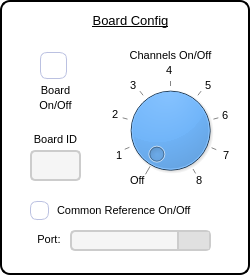
       <widget class="QGroupBox" name="groupBox_2">
        <property name="sizePolicy">
         <sizepolicy hsizetype="Expanding" vsizetype="Expanding">
          <horstretch>0</horstretch>
          <verstretch>0</verstretch>
         </sizepolicy>
        </property>
        <property name="minimumSize">
         <size>
          <width>250</width>
          <height>275</height>
         </size>
        </property>
        <property name="maximumSize">
         <size>
          <width>100</width>
          <height>350</height>
         </size>
        </property>
        <property name="styleSheet">
         <string notr="true">QGroupBox {
    border: 2px solid black; /* Black outline */
    border-radius: 10px; /* Rounded corners */
    background-color: white; /* No background */
    padding: 0px; /* No extra padding */
}</string>
        </property>
        <property name="title">
         <string/>
        </property>
        <widget class="QLabel" name="label_2">
         <property name="geometry">
          <rect>
           <x>60</x>
           <y>0</y>
           <width>141</width>
           <height>41</height>
          </rect>
         </property>
         <property name="styleSheet">
          <string notr="true">QLabel {
    font-family: &quot;Montserrat ExtraBold&quot;, sans-serif; /* Use Montserrat ExtraBold */
    font-size: 14px; /* Adjust size as needed */
    color: black; /* Text color */
    text-decoration: underline; /* Underline text */
}
</string>
         </property>
         <property name="text">
          <string>&lt;html&gt;&lt;head/&gt;&lt;body&gt;&lt;p align=&quot;center&quot;&gt;&lt;span style=&quot; font-size:10pt;&quot;&gt;Board Config&lt;/span&gt;&lt;/p&gt;&lt;/body&gt;&lt;/html&gt;</string>
         </property>
        </widget>
        <widget class="QDial" name="ChannelDial">
         <property name="geometry">
          <rect>
           <x>120</x>
           <y>80</y>
           <width>101</width>
           <height>101</height>
          </rect>
         </property>
         <property name="styleSheet">
          <string notr="true">/* === QDial Overall Styling === */
QDial {
    background-color: #49A0F9; /* Dial background color */
  
}
</string>
         </property>
         <property name="maximum">
          <number>8</number>
         </property>
         <property name="tracking">
          <bool>true</bool>
         </property>
         <property name="wrapping">
          <bool>false</bool>
         </property>
         <property name="notchesVisible">
          <bool>true</bool>
         </property>
        </widget>
        <widget class="QCheckBox" name="CommonReferenceOnOff">
         <property name="geometry">
          <rect>
           <x>30</x>
           <y>200</y>
           <width>191</width>
           <height>21</height>
          </rect>
         </property>
         <property name="styleSheet">
          <string notr="true">/* General checkbox styling */
QCheckBox {
    font-family: &quot;Montserrat SemiBold&quot;, sans-serif;
    font-size: 11px;
    color: black;
    spacing: 8px; /* Space between switch and label */
}

/* Default (Unchecked) Checkbox */
QCheckBox::indicator {
    width: 17px;
    height: 17px;
    border: 1px solid #BBC1E1; /* Default border */
    border-radius: 7px;
    background: white;
    transition: background 0.3s, border-color 0.3s, box-shadow 0.2s;
}

QCheckBox::indicator:pressed {
    background-color: #275EFE;
    height:13px;
	width:13px;
	padding-left: 2px;
	padding-right: 2px;
	
    }

/* Hover effect */
QCheckBox::indicator:hover {
    border: 1px solid #275EFE; /* Hover border color */
}

/* Checked state */
QCheckBox::indicator:checked {
    background: #0047B2;
    border: 1px solid #0047B2;
    image: url(&quot;resources/checkmark.png&quot;); /* Relative path */
}


/* Disabled state */
QCheckBox:disabled {
    color: #A0A0A0;
}

/* Disabled checkbox */
QCheckBox::indicator:disabled {
    background: #F6F8FF;
    border: 1px solid #E1E6F9;
}


QCheckBox::indicator:disabled:checked {
    background: #E1E6F9;
}
</string>
         </property>
         <property name="text">
          <string>Common Reference On/Off</string>
         </property>
        </widget>
        <widget class="QLabel" name="label_17">
         <property name="geometry">
          <rect>
           <x>130</x>
           <y>170</y>
           <width>20</width>
           <height>21</height>
          </rect>
         </property>
         <property name="styleSheet">
          <string notr="true">QLabel {
    font-family: &quot;Montserrat SemiBold&quot;, sans-serif; /* Use Montserrat ExtraBold */
    color: black; /* Text color */
    font-size: 11px
}
</string>
         </property>
         <property name="text">
          <string>Off</string>
         </property>
        </widget>
        <widget class="QLabel" name="label_3">
         <property name="geometry">
          <rect>
           <x>120</x>
           <y>40</y>
           <width>101</width>
           <height>31</height>
          </rect>
         </property>
         <property name="styleSheet">
          <string notr="true">QLabel {
    font-family: &quot;Montserrat SemiBold&quot;, sans-serif; /* Use Montserrat ExtraBold */
    color: black; /* Text color */
    font-size: 11px
}
</string>
         </property>
         <property name="text">
          <string>&lt;html&gt;&lt;head/&gt;&lt;body&gt;&lt;p align=&quot;center&quot;&gt;Channels On/Off&lt;/p&gt;&lt;/body&gt;&lt;/html&gt;</string>
         </property>
        </widget>
        <widget class="QLabel" name="label_18">
         <property name="geometry">
          <rect>
           <x>110</x>
           <y>140</y>
           <width>21</width>
           <height>31</height>
          </rect>
         </property>
         <property name="styleSheet">
          <string notr="true">QLabel {
    font-family: &quot;Montserrat SemiBold&quot;, sans-serif; /* Use Montserrat ExtraBold */
    color: black; /* Text color */
    font-size: 11px
}
</string>
         </property>
         <property name="text">
          <string>  1</string>
         </property>
        </widget>
        <widget class="QLabel" name="label_19">
         <property name="geometry">
          <rect>
           <x>100</x>
           <y>99</y>
           <width>31</width>
           <height>31</height>
          </rect>
         </property>
         <property name="styleSheet">
          <string notr="true">QLabel {
    font-family: &quot;Montserrat SemiBold&quot;, sans-serif; /* Use Montserrat ExtraBold */
    color: black; /* Text color */
    font-size: 11px
}
</string>
         </property>
         <property name="text">
          <string>    2</string>
         </property>
        </widget>
        <widget class="QLabel" name="label_20">
         <property name="geometry">
          <rect>
           <x>130</x>
           <y>70</y>
           <width>20</width>
           <height>31</height>
          </rect>
         </property>
         <property name="styleSheet">
          <string notr="true">QLabel {
    font-family: &quot;Montserrat SemiBold&quot;, sans-serif; /* Use Montserrat ExtraBold */
    color: black; /* Text color */
    font-size: 11px
}
</string>
         </property>
         <property name="text">
          <string>3</string>
         </property>
        </widget>
        <widget class="QLabel" name="label_21">
         <property name="geometry">
          <rect>
           <x>190</x>
           <y>170</y>
           <width>31</width>
           <height>21</height>
          </rect>
         </property>
         <property name="styleSheet">
          <string notr="true">QLabel {
    font-family: &quot;Montserrat SemiBold&quot;, sans-serif; /* Use Montserrat ExtraBold */
    color: black; /* Text color */
    font-size: 11px
}
</string>
         </property>
         <property name="text">
          <string>  8</string>
         </property>
        </widget>
        <widget class="QLabel" name="label_22">
         <property name="geometry">
          <rect>
           <x>160</x>
           <y>60</y>
           <width>21</width>
           <height>21</height>
          </rect>
         </property>
         <property name="styleSheet">
          <string notr="true">QLabel {
    font-family: &quot;Montserrat SemiBold&quot;, sans-serif; /* Use Montserrat ExtraBold */
    color: black; /* Text color */
    font-size: 11px
}
</string>
         </property>
         <property name="text">
          <string>  4</string>
         </property>
        </widget>
        <widget class="QLabel" name="label_23">
         <property name="geometry">
          <rect>
           <x>190</x>
           <y>70</y>
           <width>31</width>
           <height>31</height>
          </rect>
         </property>
         <property name="styleSheet">
          <string notr="true">QLabel {
    font-family: &quot;Montserrat SemiBold&quot;, sans-serif; /* Use Montserrat ExtraBold */
    color: black; /* Text color */
    font-size: 11px
}
</string>
         </property>
         <property name="text">
          <string>     5</string>
         </property>
        </widget>
        <widget class="QLabel" name="label_24">
         <property name="geometry">
          <rect>
           <x>210</x>
           <y>100</y>
           <width>31</width>
           <height>31</height>
          </rect>
         </property>
         <property name="styleSheet">
          <string notr="true">QLabel {
    font-family: &quot;Montserrat SemiBold&quot;, sans-serif; /* Use Montserrat ExtraBold */
    color: black; /* Text color */
    font-size: 11px
}
</string>
         </property>
         <property name="text">
          <string>    6</string>
         </property>
        </widget>
        <widget class="QLabel" name="label_25">
         <property name="geometry">
          <rect>
           <x>220</x>
           <y>140</y>
           <width>21</width>
           <height>31</height>
          </rect>
         </property>
         <property name="styleSheet">
          <string notr="true">QLabel {
    font-family: &quot;Montserrat SemiBold&quot;, sans-serif; /* Use Montserrat ExtraBold */
    color: black; /* Text color */
    font-size: 11px
}
</string>
         </property>
         <property name="text">
          <string> 7</string>
         </property>
        </widget>
        <widget class="QComboBox" name="Port">
         <property name="geometry">
          <rect>
           <x>70</x>
           <y>230</y>
           <width>141</width>
           <height>21</height>
          </rect>
         </property>
         <property name="styleSheet">
          <string notr="true">/* === Modern QComboBox Styling (Based on QLineEdit) === */
QComboBox {
    font-family: 'Montserrat Medium';
    font-size: 12px;
    color: #000000; /* Dark text */
    background-color: #f5f5f5; /* Light background */
    border: 2px solid #ccc; /* Modern border */
    border-radius: 5px;
    padding: 4px;
    min-width: 120px; /* Ensure consistent size */
}

/* === Hover Effect === */
QComboBox:hover {
    background-color: #e0e0e0; /* Light grey background on hover */
    border: 2px solid #aaa; /* Darker border on hover */
}

/* === Focus Effect (When Clicked) === */
QComboBox:focus {
    border: 2px solid #0047B2; /* Blue border when active */
    background-color: #ffffff; /* White background when expanded */
}

/* === Dropdown Arrow Styling === */
QComboBox::drop-down {
    background-color: #e0e0e0;
    border-left: 2px solid #ccc;
    width: 20px;
    padding: 5px;
}

QComboBox::down-arrow {
    image: url(:/images/down_arrow.png);
    width: 12px;
    height: 12px;
}

QComboBox::down-arrow:on {
    image: url(:/images/up_arrow.png);
}

/* === Dropdown List Styling === */
QComboBox QAbstractItemView {
    background-color: white;
    border: 1px solid #ccc;
    border-radius: 3px;
    selection-background-color: #a3c1e1;
    padding: 5px;
}

/* === Dropdown List Items === */
QComboBox QAbstractItemView::item {
    font-family: 'Montserrat Medium';
    font-size: 12px;
    padding: 5px;
    color: #333;
}

/* === Highlight List Items on Hover === */
QComboBox QAbstractItemView::item:hover {
    background-color: #e0e0e0;
    color: black;
}

/* === Highlight When Selected === */
QComboBox QAbstractItemView::item:selected {
    background-color: #a3c1e1;
    color: black;
}
</string>
         </property>
        </widget>
        <widget class="QLabel" name="label_27">
         <property name="geometry">
          <rect>
           <x>30</x>
           <y>230</y>
           <width>41</width>
           <height>20</height>
          </rect>
         </property>
         <property name="styleSheet">
          <string notr="true">QLabel {
    font-family: &quot;Montserrat SemiBold&quot;, sans-serif; /* Use Montserrat ExtraBold */
    color: black; /* Text color */
    font-size: 11px
}
</string>
         </property>
         <property name="text">
          <string>&lt;html&gt;&lt;head/&gt;&lt;body&gt;&lt;p align=&quot;center&quot;&gt;&lt;span style=&quot; font-size:8pt;&quot;&gt;Port: &lt;/span&gt;&lt;/p&gt;&lt;/body&gt;&lt;/html&gt;</string>
         </property>
        </widget>
        <widget class="QLineEdit" name="BoardID">
         <property name="geometry">
          <rect>
           <x>30</x>
           <y>150</y>
           <width>51</width>
           <height>31</height>
          </rect>
         </property>
         <property name="styleSheet">
          <string notr="true">/* === QLineEdit Styling (Base Style) === */
QLineEdit {
    font-family: 'Montserrat Medium';
    font-size: 12px;
    color: #000000; /* Dark text */
    background-color: #f5f5f5; /* Light background */
    border: 2px solid #ccc; /* Modern border */
    border-radius: 5px;
    padding: 4px;
}

/* === Hover Effect (Similar to SpinBox) === */
QLineEdit:hover {
    background-color: #e0e0e0; /* Light grey background on hover */
    border: 2px solid #aaa; /* Darker border on hover */
}

/* === Focus Effect (When User Clicks) === */
QLineEdit:focus {
    border: 2px solid #0047B2; /* Blue border when active */
    background-color: #ffffff; /* White background when typing */
}

/* === Placeholder Text Styling === */
QLineEdit::placeholder {
    color: #808080; /* Grey placeholder text */
    font-style: italic;
}

/* === Up &amp; Down Arrow Effects (If Used in Number Input) === */
QLineEdit::up-button {
    background-color: #e0e0e0;
    border: 1px solid #ccc;
    border-radius: 3px;
    width: 15px;
    height: 6px;
    image: url(:/images/up_arrow.png);
}

QLineEdit::down-button {
    background-color: #e0e0e0;
    border: 1px solid #ccc;
    border-radius: 3px;
    width: 15px;
    height: 6px;
    image: url(:/images/down_arrow.png);
}

QLineEdit::up-button:hover, QLineEdit::down-button:hover {
    background-color: #b0b0b0;
}
</string>
         </property>
         <property name="text">
          <string/>
         </property>
        </widget>
        <widget class="QLabel" name="label_28">
         <property name="geometry">
          <rect>
           <x>10</x>
           <y>130</y>
           <width>91</width>
           <height>20</height>
          </rect>
         </property>
         <property name="styleSheet">
          <string notr="true">QLabel {
    font-family: &quot;Montserrat SemiBold&quot;, sans-serif; /* Use Montserrat ExtraBold */
    color: black; /* Text color */
    font-size: 11px
}
</string>
         </property>
         <property name="text">
          <string>&lt;html&gt;&lt;head/&gt;&lt;body&gt;&lt;p align=&quot;center&quot;&gt;&lt;span style=&quot; font-size:8pt;&quot;&gt;Board ID&lt;/span&gt;&lt;/p&gt;&lt;/body&gt;&lt;/html&gt;</string>
         </property>
        </widget>
        <widget class="QCheckBox" name="BoardOnOff">
         <property name="geometry">
          <rect>
           <x>40</x>
           <y>50</y>
           <width>31</width>
           <height>31</height>
          </rect>
         </property>
         <property name="styleSheet">
          <string notr="true">/* General checkbox styling */
QCheckBox {
    font-family: &quot;Montserrat SemiBold&quot;, sans-serif;
    font-size: 11px;
    color: black;
    spacing: 8px; /* Space between switch and label */
}

/* Default (Unchecked) Checkbox */
QCheckBox::indicator {
    width: 25px;
    height: 25px;
    border: 1px solid #BBC1E1; /* Default border */
    border-radius: 7px;
    background: white;
    transition: background 0.3s, border-color 0.3s, box-shadow 0.2s;
}

QCheckBox::indicator:pressed {
    background-color: #275EFE;
    height:20px;
	width:20px;
	padding-left: 2px;
	padding-right: 2px;
	
    }

/* Hover effect */
QCheckBox::indicator:hover {
    border: 1px solid #275EFE; /* Hover border color */
}

/* Checked state */
QCheckBox::indicator:checked {
    background: #0047B2;
    border: 1px solid #0047B2;
    image: url(&quot;resources/checkmark.png&quot;); /* Relative path */
}


/* Disabled state */
QCheckBox:disabled {
    color: #A0A0A0;
}

/* Disabled checkbox */
QCheckBox::indicator:disabled {
    background: #F6F8FF;
    border: 1px solid #E1E6F9;
}


QCheckBox::indicator:disabled:checked {
    background: #E1E6F9;
}
</string>
         </property>
         <property name="text">
          <string/>
         </property>
        </widget>
        <widget class="QLabel" name="label_35">
         <property name="geometry">
          <rect>
           <x>10</x>
           <y>80</y>
           <width>91</width>
           <height>21</height>
          </rect>
         </property>
         <property name="styleSheet">
          <string notr="true">QLabel {
    font-family: &quot;Montserrat SemiBold&quot;, sans-serif; /* Use Montserrat ExtraBold */
    color: black; /* Text color */
    font-size: 11px
}
</string>
         </property>
         <property name="text">
          <string>&lt;html&gt;&lt;head/&gt;&lt;body&gt;&lt;p align=&quot;center&quot;&gt;&lt;span style=&quot; font-size:8pt;&quot;&gt;Board&lt;/span&gt;&lt;/p&gt;&lt;/body&gt;&lt;/html&gt;</string>
         </property>
        </widget>
        <widget class="QLabel" name="label_36">
         <property name="geometry">
          <rect>
           <x>10</x>
           <y>90</y>
           <width>91</width>
           <height>31</height>
          </rect>
         </property>
         <property name="styleSheet">
          <string notr="true">QLabel {
    font-family: &quot;Montserrat SemiBold&quot;, sans-serif; /* Use Montserrat ExtraBold */
    color: black; /* Text color */
    font-size: 11px
}
</string>
         </property>
         <property name="text">
          <string>&lt;html&gt;&lt;head/&gt;&lt;body&gt;&lt;p align=&quot;center&quot;&gt;On/Off&lt;/p&gt;&lt;/body&gt;&lt;/html&gt;</string>
         </property>
        </widget>
       </widget>
